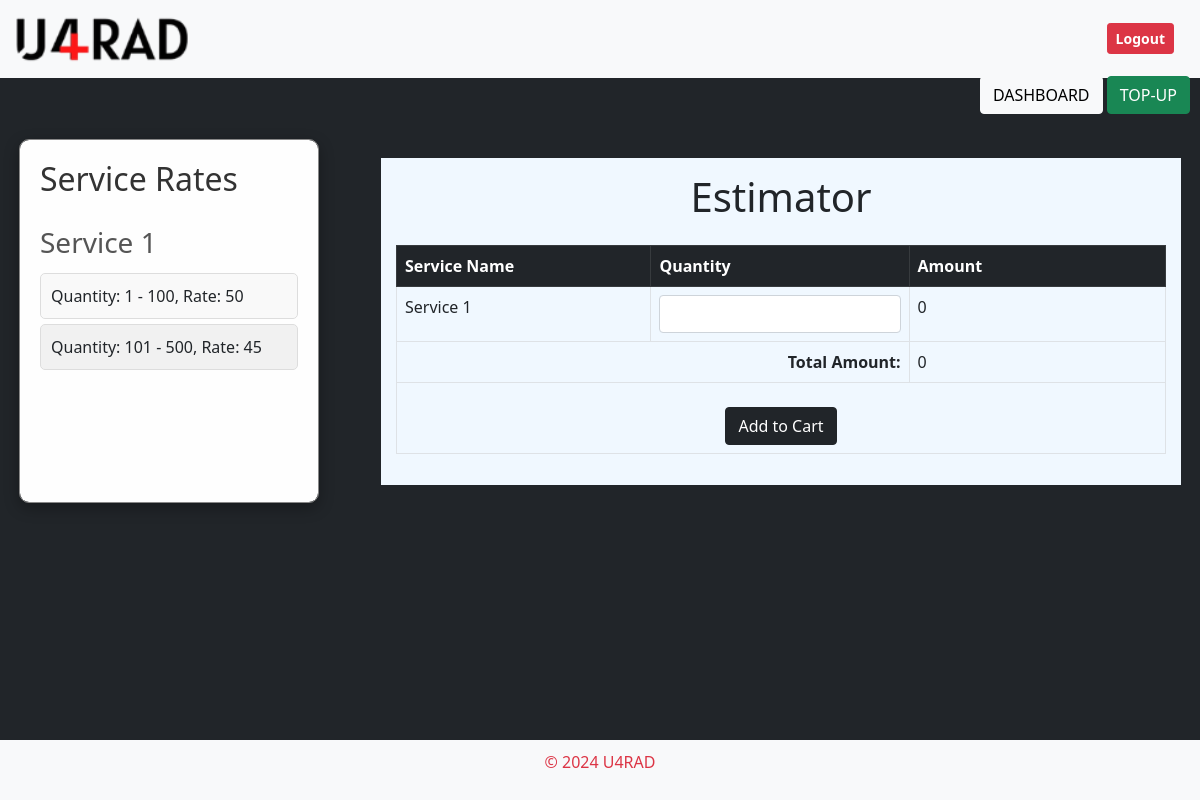
The app's page /calculate-amount/ (signed in), older data.
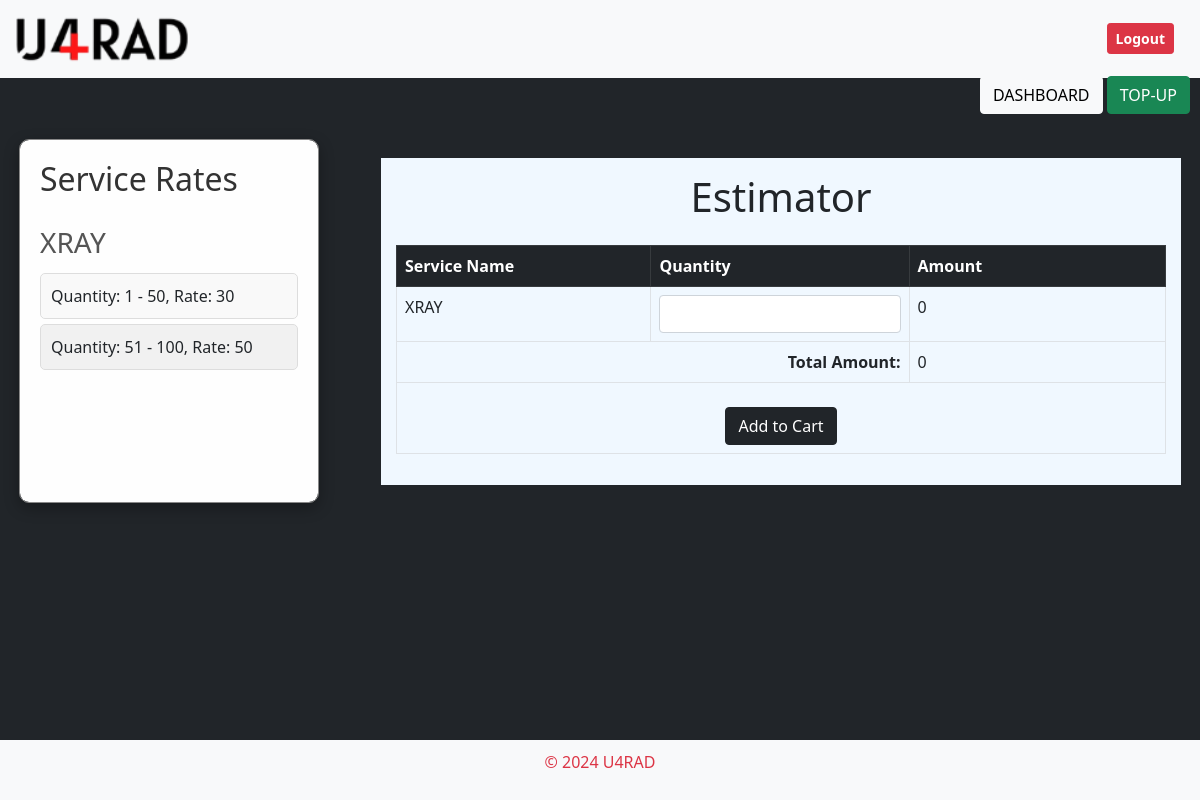
The same page, newer data.
### services/models/models.py (models this page shows, shortened)
class Service(models.Model):
    service_name = models.CharField(max_length=100)
    is_active = models.BooleanField(default=True)
    added_date = models.DateTimeField(auto_now_add=True)
    added_by = models.ForeignKey(User, related_name='services_added', on_delete=models.CASCADE)
    modified_date = models.DateTimeField(auto_now=True)
    modified_by = models.ForeignKey(User, related_name='services_modified', on_delete=models.CASCADE)

class ServiceRate(models.Model):
    service = models.ForeignKey(Service, related_name='rates', on_delete=models.CASCADE)
    min_quantity = models.IntegerField()
    max_quantity = models.IntegerField()
    rate = models.DecimalField(max_digits=10, decimal_places=2)

### services/views.py (the view)
# urls.py: path('calculate-amount/', views.calculate_amount, name='calculate_amount'),
@login_required
def calculate_amount(request):
    services = Service.objects.filter(is_active=True).prefetch_related('rates')
    services_with_rates = []
    for service in services:
        rates = list(service.rates.values('min_quantity', 'max_quantity', 'rate'))
        for rate in rates:
            rate['rate'] = convert_decimal(rate['rate'])
        services_with_rates.append({
            'id': service.id,
            'service_name': service.service_name,
            'rates_json': json.dumps(rates),
            'rates': rates,
        })
    return render(request, 'services/calculate_amount.html', {'services': services_with_rates})

### services/views.py (called while the page is built)
def convert_decimal(value):
    return int(value)

### services/templates/services/calculate_amount.html (shortened to what this page needs)
{% extends 'services/base_generic.html' %} {% block content %}
<link
  href="https://cdn.jsdelivr.net/npm/bootstrap@5.0.2/dist/css/bootstrap.min.css"
  rel="stylesheet"
/>
<div class="top-right-corner">
  <a class="btn btn-light mt-3 text-center" href="{% url 'user_dashboard' %}">DASHBOARD</a>
  <button class="btn btn-success mt-3 text-center" onclick="openPopup()">TOP-UP</button>
</div>
<div class="row">
  <div class="modal-content col-sm-3">
    <h2>Service Rates</h2>
    {% for service in services %}
      <h3>{{ service.service_name }}</h3>
      <ul>
        {% for rate in service.rates %}
          <li>Quantity: {{ rate.min_quantity }} - {{ rate.max_quantity }}, Rate: {{ rate.rate }}</li>
        {% endfor %}
      </ul>
    {% endfor %}
  </div>
<div class="container mt-10 col-sm-9">
  <h1 class="text-center mb-4">Estimator</h1>
  <div class="table-responsive">
    <table class="table table-bordered">
      <thead class="table-dark">
        <tr>
          <th>Service Name</th>
          <th>Quantity</th>
          <th>Amount</th>
        </tr>
      </thead>
      <tbody>
        {% for service in services %}
        <tr>
          <td>{{ service.service_name }}</td>
          <td>
            <input
              type="number"
              class="form-control"
              id="quantity_{{ service.id }}"
              oninput="calculateAmount('{{ service.id }}', '{{ service.rates_json|escapejs }}')"
            />
          </td>
          <td id="amount_{{ service.id }}">0</td>
        </tr>
        {% endfor %}
      </tbody>
      <tfoot>
        <tr>
          <td colspan="2" class="text-end"><strong>Total Amount:</strong></td>
          <td id="total_amount">0</td>
        </tr>
        <tr>
          <td colspan="3" class="text-center">
            <button class="btn btn-dark mt-3 text-center" onclick="addToCart()">Add to Cart</button>
          </td>
        </tr>
      </tfoot>
    </table>
  </div>
</div>
</div>
{% endblock %}

Row changes from the older to the newer data that the page shows:
removed Service: service_name "Service 1", service_name "Service 1"
removed ServiceRate: min_quantity "1", max_quantity "100", rate "50", shown under "Service 1"
removed ServiceRate: min_quantity "101", max_quantity "500", rate "45", shown under "Service 1"
added Service: service_name "XRAY", service_name "XRAY"
added ServiceRate: min_quantity "1", max_quantity "50", rate "30", shown under "XRAY"
added ServiceRate: min_quantity "51", max_quantity "100", rate "50", shown under "XRAY"
Text that changed along with them:
new list line: " 0"
list line gone: " 0"
